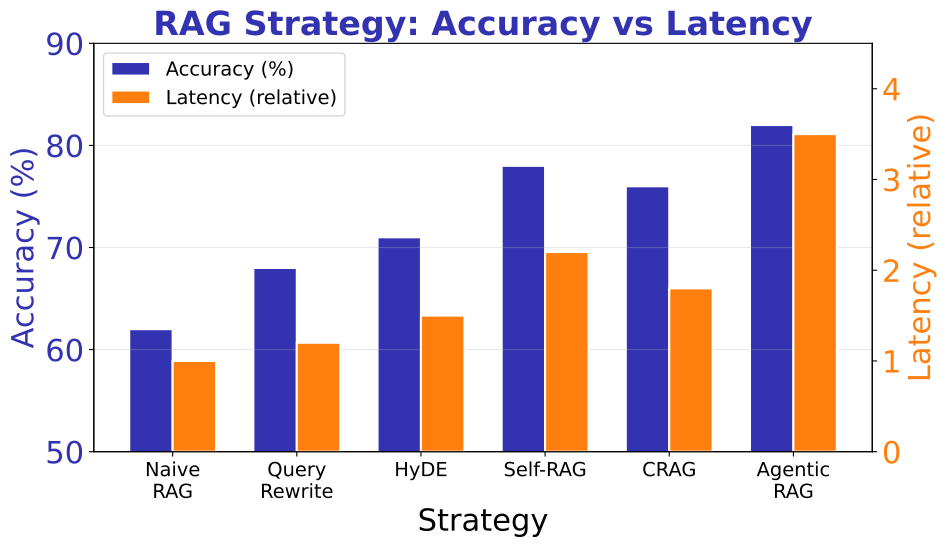

This chart was generated by the following Python code:
"""
RAG Retrieval Strategy Comparison
Week 7 - Advanced RAG
"""

from pathlib import Path

import matplotlib.pyplot as plt
import numpy as np

plt.rcParams.update(
    {
        "font.size": 24,
        "axes.labelsize": 24,
        "axes.titlesize": 26,
        "xtick.labelsize": 18,
        "ytick.labelsize": 22,
        "legend.fontsize": 16,
        "figure.figsize": (10, 6),
        "figure.dpi": 150,
        "font.family": "sans-serif",
    }
)

MLPURPLE = "#3333B2"
MLBLUE = "#0066CC"
MLORANGE = "#FF7F0E"
MLGREEN = "#2CA02C"
MLRED = "#D62728"

# Comparison data (synthetic based on research patterns)
strategies = ["Naive\nRAG", "Query\nRewrite", "HyDE", "Self-RAG", "CRAG", "Agentic\nRAG"]
accuracy = [62, 68, 71, 78, 76, 82]
latency = [1.0, 1.2, 1.5, 2.2, 1.8, 3.5]  # Relative latency

x = np.arange(len(strategies))
width = 0.35

fig, ax1 = plt.subplots(figsize=(10, 6))

# Accuracy bars
bars1 = ax1.bar(
    x - width / 2,
    accuracy,
    width,
    label="Accuracy (%)",
    color=MLPURPLE,
    edgecolor="white",
    linewidth=1.5,
)
ax1.set_xlabel("Strategy", fontsize=22)
ax1.set_ylabel("Accuracy (%)", fontsize=22, color=MLPURPLE)
ax1.tick_params(axis="y", labelcolor=MLPURPLE)
ax1.set_ylim(50, 90)

# Latency bars on secondary axis
ax2 = ax1.twinx()
bars2 = ax2.bar(
    x + width / 2,
    latency,
    width,
    label="Latency (relative)",
    color=MLORANGE,
    edgecolor="white",
    linewidth=1.5,
)
ax2.set_ylabel("Latency (relative)", fontsize=22, color=MLORANGE)
ax2.tick_params(axis="y", labelcolor=MLORANGE)
ax2.set_ylim(0, 4.5)

ax1.set_xticks(x)
ax1.set_xticklabels(strategies, fontsize=14)
ax1.set_title("RAG Strategy: Accuracy vs Latency", fontsize=24, fontweight="bold", color=MLPURPLE)

# Combined legend
lines1, labels1 = ax1.get_legend_handles_labels()
lines2, labels2 = ax2.get_legend_handles_labels()
ax1.legend(lines1 + lines2, labels1 + labels2, loc="upper left", fontsize=14)

ax1.spines["top"].set_visible(False)
ax1.grid(axis="y", alpha=0.3)

plt.tight_layout()
plt.savefig(Path(__file__).parent / "retrieval_comparison.pdf", dpi=300, bbox_inches="tight", facecolor="white")
plt.close()
print(f"Chart saved to {Path(__file__).parent / 'retrieval_comparison.pdf'}")
